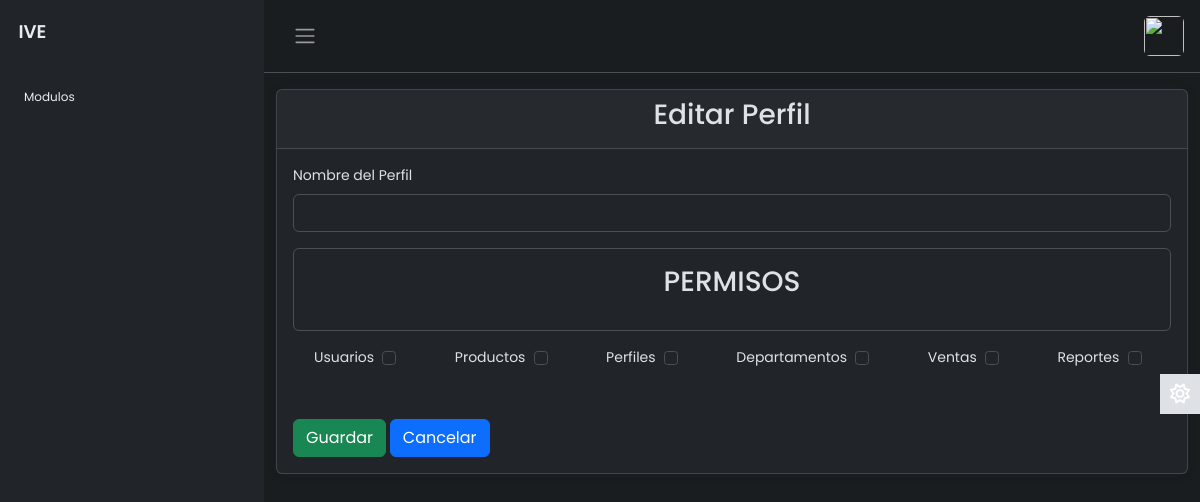
The app's page /modulos/perfiles/EditarPerfil.php (signed in) with its own data.
### tables this page shows
CREATE TABLE `permisos` (
  `idPermiso` int(11) NOT NULL,
  `NombrePermiso` varchar(50) DEFAULT NULL
);

### modulos/perfiles/EditarPerfil.php (the view, shortened to what this page needs)
<?php
include("../../layout/top.php");
require("../../config/dbcontext.php");
$query = $link->prepare("SELECT * FROM permisos");
$query->execute();
$result = $query->get_result();
$Permisos = $result->fetch_all(MYSQLI_ASSOC);
?>
<div class="container mt-3">
    <div class="card">
        <div class="card-header">
            <h3 class="d-flex justify-content-center">Editar Perfil</h3>
        </div>
        <div class="card-body">
            <form id="formEditarPerfil">
                <div class="mb-3">
                    <label for="Nombre" class="form-label">Nombre del Perfil</label>
                    <input type="text" class="form-control" name="nombre" id="nombre" value="<?php echo $nombre ?>">
                </div>
                <div class="mb-3 p-3 border rounded">
                    <h3 class="text-center mb-3"> PERMISOS</h3>
                </div>
                <div class="form-check d-flex justify-content-between mb-2">
                <?php
                foreach ($Permisos as $permiso) {
                    $nombrePermiso = $permiso['NombrePermiso'];
                    $idPermiso = $permiso['idPermiso'];
                    echo '<label class="form-check-label" for="permiso' . $idPermiso . '">' . $nombrePermiso . '</label>';
                    if (in_array($nombrePermiso, $permisosPerfil)) {
                        echo '<input class="form-check-input" type="checkbox" name="permisos" value="' . $nombrePermiso . '" id="permiso' . $idPermiso . '" checked><br>';
                    } else {
                        echo '<input class="form-check-input" type="checkbox" name="permisos" value="' . $nombrePermiso . '" id="permiso' . $idPermiso . '"><br>';
                    }
                }
                ?>
                </div>
                 <div class="gap-2 mt-5">
                <button type="submit" class="btn btn-success">Guardar</button>
                <a class="btn btn-primary" href="index.php" role="button">Cancelar</a>
                </div>
            </form>
        </div>
    </div>
</div>
<?php
include("../../layout/foot.php");
?>

### layout/style.css (style rules this page uses)
body { font-family: 'Poppins', sans-serif; font-size: 0.875rem; opacity: 1; overflow-y: scroll; margin: 0; }
a { cursor: pointer; text-decoration: none; font-family: 'Poppins', sans-serif; }
.card { box-shadow: 0 0 .875rem 0 rgba(34, 46, 60, .05); margin-bottom: 24px; }

### records on screen
permisos: NombrePermiso "Usuarios"
permisos: NombrePermiso "Productos"
permisos: NombrePermiso "Perfiles"
permisos: NombrePermiso "Departamentos"
permisos: NombrePermiso "Ventas"
permisos: NombrePermiso "Reportes"
